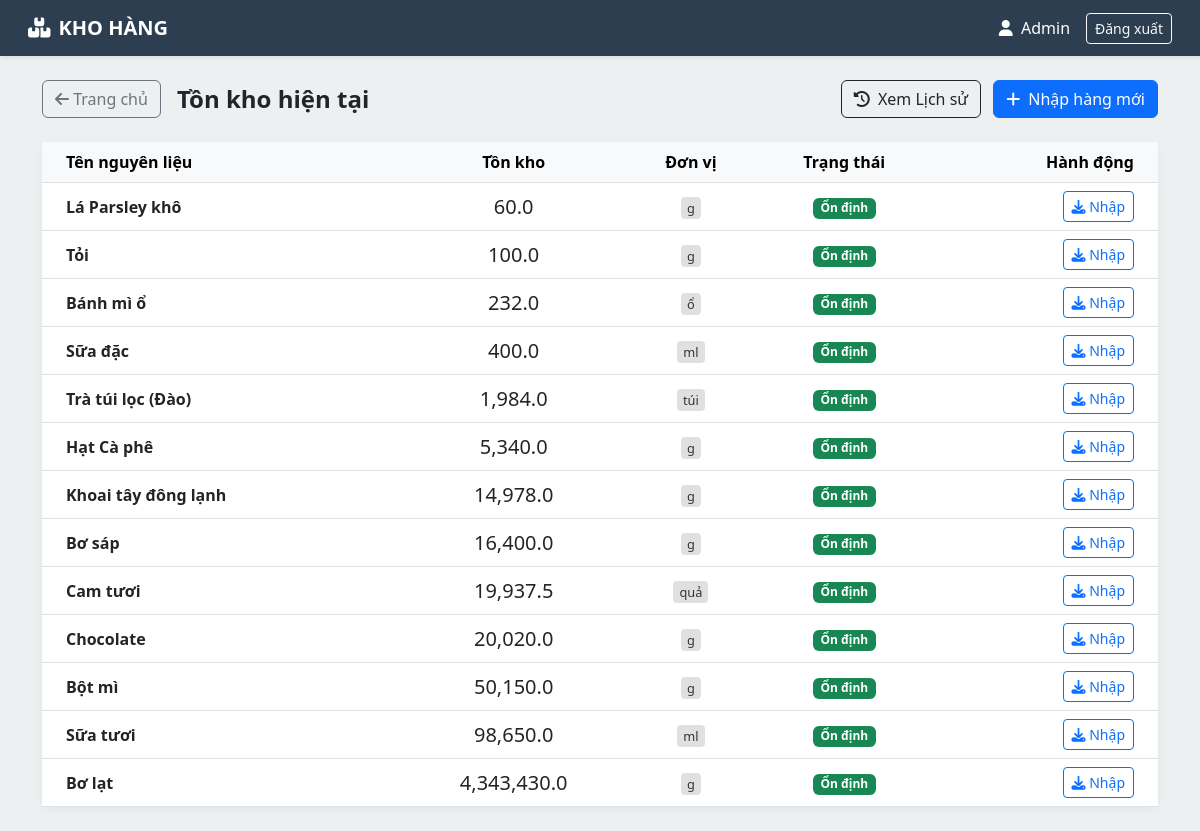
Before: /warehouse/index.php (signed in) with the older database file.
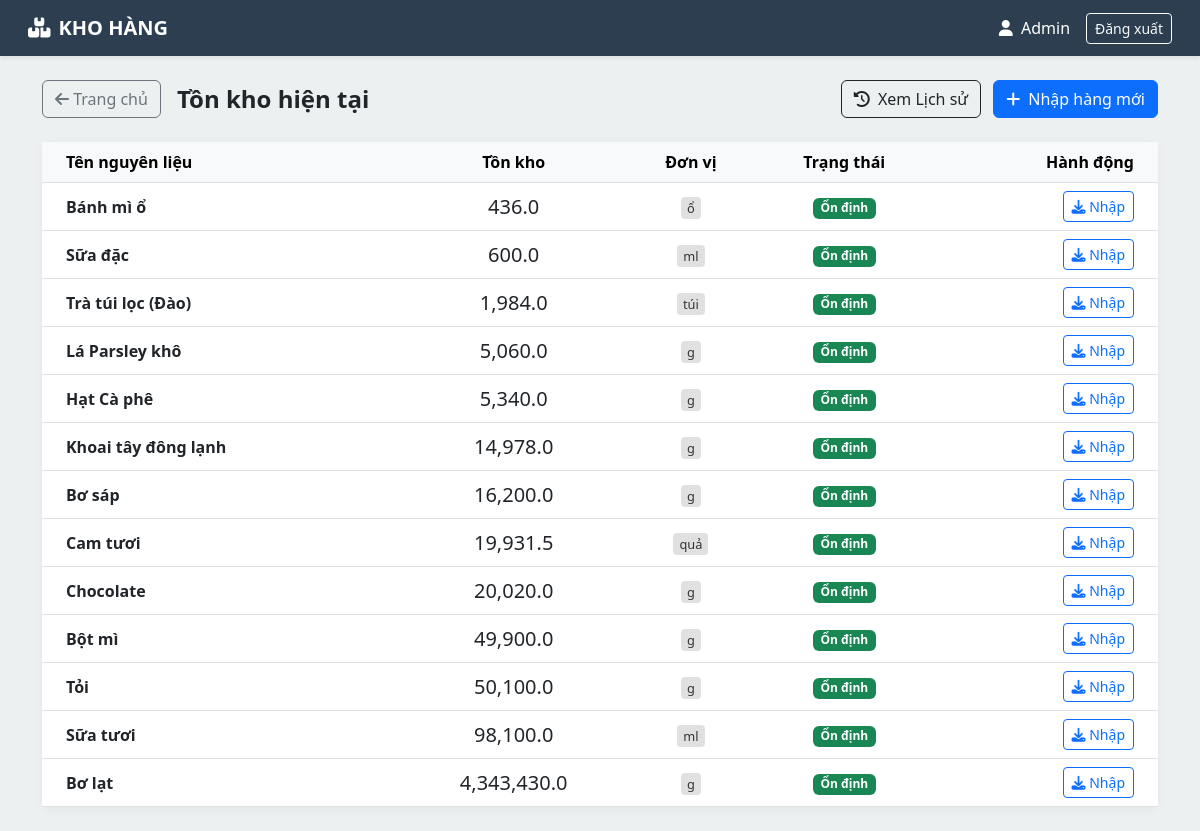
After: the same page with the newer database file.
### tables this page shows
CREATE TABLE `ingredients` (
  `id` int(11) NOT NULL,
  `name` varchar(100) NOT NULL,
  `unit` varchar(20) NOT NULL,
  `quantity` float DEFAULT 0,
  `min_quantity` float DEFAULT 10,
  `last_updated` timestamp NOT NULL DEFAULT current_timestamp() ON UPDATE current_timestamp()
);

### warehouse/index.php (the view, shortened to what this page needs)
<?php
require_once '../includes/db_connection.php';
$query = "SELECT * FROM ingredients ORDER BY quantity ASC";
$result = $mysqli->query($query);
?>
<!DOCTYPE html>
<html lang="vi">
<head>
    <link href="https://cdn.jsdelivr.net/npm/bootstrap@5.3.0/dist/css/bootstrap.min.css" rel="stylesheet">
    <link rel="stylesheet" href="https://cdnjs.cloudflare.com/ajax/libs/font-awesome/6.4.0/css/all.min.css">
</head>
<body>
<nav class="navbar navbar-expand-lg navbar-wh px-3 py-2 shadow-sm">
    <div class="container-fluid">
        <a class="navbar-brand text-white fw-bold" href="#"><i class="fa-solid fa-boxes-stacked me-2"></i>KHO HÀNG</a>
        <div class="d-flex align-items-center text-white">
            <span class="me-3"><i class="fa-solid fa-user me-1"></i> <?= $_SESSION['fullname'] ?? 'Thủ kho' ?></span>
            <a href="../logout.php" class="btn btn-sm btn-outline-light">Đăng xuất</a>
        </div>
    </div>
</nav>
<div class="container py-4">
    <div class="row mb-4">
        <div class="col-md-12 d-flex justify-content-between align-items-center">
    <div class="d-flex align-items-center">
        <a href="../index.php" class="btn btn-outline-secondary me-3">
            <i class="fa-solid fa-arrow-left"></i> Trang chủ
        </a>
        <h4 class="fw-bold text-dark mb-0">Tồn kho hiện tại</h4>
    </div>
    <div>
        <a href="history.php" class="btn btn-outline-dark me-2">
            <i class="fa-solid fa-clock-rotate-left me-1"></i> Xem Lịch sử
        </a>
        <button class="btn btn-primary" onclick="openImportModal()">
            <i class="fa-solid fa-plus me-2"></i>Nhập hàng mới
        </button>
    </div>
</div>
    </div>
    <div class="card card-stock">
        <div class="card-body p-0">
            <table class="table table-hover align-middle mb-0">
                <thead class="table-light">
                    <tr>
                        <th class="ps-4">Tên nguyên liệu</th>
                        <th class="text-center">Tồn kho</th>
                        <th class="text-center">Đơn vị</th>
                        <th class="text-center">Trạng thái</th>
                        <th class="text-end pe-4">Hành động</th>
                    </tr>
                </thead>
                <tbody>
                    <?php while($row = $result->fetch_assoc()): ?>
                        <?php
                            $qty = (float)$row['quantity'];
                            $status_text = "Ổn định"; $status_class = "badge bg-success"; $row_class = "";
                        ?>
                        <tr class="<?= $row_class ?>">
                            <td class="ps-4 fw-bold"><?= $row['name'] ?></td>
                            <td class="text-center fs-5 <?= ($qty <= 0) ? 'text-danger fw-bold' : '' ?>"><?= number_format($qty, 1) ?></td>
                            <td class="text-center"><span class="unit-badge"><?= $row['unit'] ?></span></td>
                            <td class="text-center"><span class="<?= $status_class ?>"><?= $status_text ?></span></td>
                            <td class="text-end pe-4">
                                <button class="btn btn-sm btn-outline-primary"
                                        onclick="openImportModal('<?= $row['id'] ?>', '<?= $row['unit'] ?>')">
                                    <i class="fa-solid fa-download"></i> Nhập
                                </button>
                            </td>
                        </tr>
                    <?php endwhile; ?>
                </tbody>
            </table>
        </div>
    </div>
</div>
</body>
</html>

### warehouse/index.php (style rules this page uses)
:root { --wh-primary: #2c3e50; --wh-bg: #ecf0f1; }
body { background-color: var(--wh-bg); font-family: 'Segoe UI', sans-serif; }
.navbar-wh { background-color: var(--wh-primary); color: white; }
.card-stock { border: none; border-radius: 10px; box-shadow: 0 2px 10px rgba(0,0,0,0.05); }
.unit-badge { background: #e0e0e0; color: #333; font-size: 0.8em; padding: 2px 6px; border-radius: 4px; }

Changed rows visible on the page:
changed ingredients "Bánh mì ổ": quantity "232.0" → "436.0"
changed ingredients "Sữa đặc": quantity "400.0" → "600.0"
changed ingredients "Lá Parsley khô": quantity "60.0" → "5,060.0"; moves down the list
changed ingredients "Bơ sáp": quantity "16,400.0" → "16,200.0"
changed ingredients "Cam tươi": quantity "19,937.5" → "19,931.5"
changed ingredients "Bột mì": quantity "50,150.0" → "49,900.0"
changed ingredients "Tỏi": quantity "100.0" → "50,100.0"; moves down the list
changed ingredients "Sữa tươi": quantity "98,650.0" → "98,100.0"
